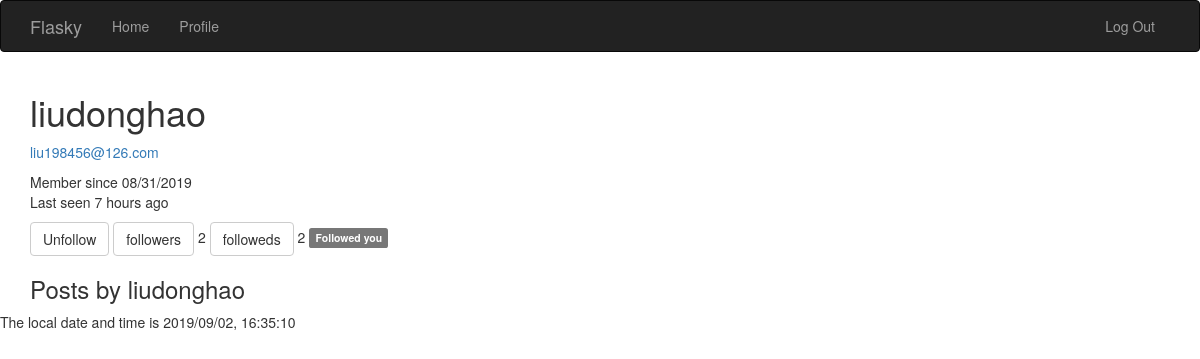
Screenshot of /user/liudonghao (signed in) with the database file from the repository.
### app/models.py (models this page shows, shortened)
class User(UserMixin, db.Model):
    __tablename__ = 'users'
    id = db.Column(db.Integer, primary_key=True)
    username = db.Column(db.String(65), unique=True, index=True)
    email = db.Column(db.String(65), unique=True, index=True)
    password_hash = db.Column(db.String(128))
    confirmed = db.Column(db.Boolean, default=False)
    name = db.Column(db.String(65))
    location = db.Column(db.String(65))
    about_me = db.Column(db.Text())
    member_since = db.Column(db.DateTime(), default=datetime.utcnow)
    last_seen    = db.Column(db.DateTime(), default=datetime.utcnow)
    role_id = db.Column(db.Integer, db.ForeignKey('roles.id'))
    posts = db.relationship('Post', backref='author', lazy='dynamic')
    followed = db.relationship('Follow', foreign_keys=[Follow.follower_id], backref=db.backref('follower', lazy='joined'), lazy='dynamic', cascade='all, delete-orphan')
    followers = db.relationship('Follow', foreign_keys=[Follow.followed_id], backref=db.backref('followed', lazy='joined'), lazy='dynamic', cascade='all, delete-orphan')
    @property
    def password(self):
        raise AttributeError('password is not a reable attribute')
    def can(self, permissions):
        return self.role is not None and ((self.role.permissions & permissions) == permissions)
    def is_administrator(self):
        return self.can(RolePermissionCode.ADMINISTRATOR)
    def ping(self):
        self.last_seen = datetime.utcnow()
        db.session.add(self)
    def is_following(self, user):
        return self.followed.filter_by(followed_id=user.id).first() is not None

### app/main/views.py (the view)
@main.route('/user/<username>')
def user(username):
    user = User.query.filter_by(username=username).first_or_404()
    posts = user.posts.order_by(Post.timestamp.desc()).all()
    return render_template('user.html', user=user, posts=posts)

### app/auth/views.py (called while the page is built)
@auth.before_app_request
def before_request():
    if current_user.is_authenticated:
        current_user.ping()
        if not current_user.confirmed \
        and request.endpoint[:5] != 'auth.' \
        and request.endpoint != 'static' :
            return redirect(url_for('auth.unconfirmed'))

### app/main/__init__.py (called while the page is built)
@main.app_context_processor
def inject_permissions():
    return dict(Permission=Permission)

### app/models.py (called while the page is built)
@login_manager.user_loader
def load_user(user_id):
    return User.query.get(int(user_id))

### app/templates/user.html (shortened to what this page needs)
{% extends 'base.html' %}
{% block page_content %}
<div class="page-head">
	<h1>{{ user.username }}</h1>
	{% if user.is_administrator() %}
	<p>
		<a href="mailto:{{ user.email }}">{{ user.email }}</a>
	</p>
	{% endif %}
	<p>
		Member since {{ moment(user.member_since).format('L') }}
		Last seen {{ moment(user.last_seen).fromNow() }}
	</p>
	<p>
	{% if current_user.is_following(user) %}
		<a class="btn btn-default" href="{{ url_for('.unfollow', username=user.username) }}">Unfollow</a>
	{% else %}
		<a class="btn btn-primary" href="{{ url_for('.follow', username=user.username) }}">Follow</a>
	{% endif %}
		<a class="btn btn-default" href="{{ url_for('.followers', username=user.username) }}">followers</a>  {{ user.followers.count() }}
		<a class="btn btn-default" href="{{ url_for('.followeds', username=user.username) }}">followeds</a>  {{ user.followed.count() }}
	{% if user.is_following(current_user) %}
		<span class="label label-default">Followed you</span>
	{% endif %}
	<h3>Posts by {{ user.username }}</h3>
</div>
{% endblock %}

### rows the page displays
User: username "liudonghao", email "liu198456@126.com", member_since "08/31/2019", last_seen "7 hours ago"

### other values shown
{{ user.followers.count() }} "2"
{{ user.followed.count() }} "2"
{{ moment().format('YYYY/MM/DD, HH:mm:ss',refresh=True) }} "2019/09/02, 16:35:10"
